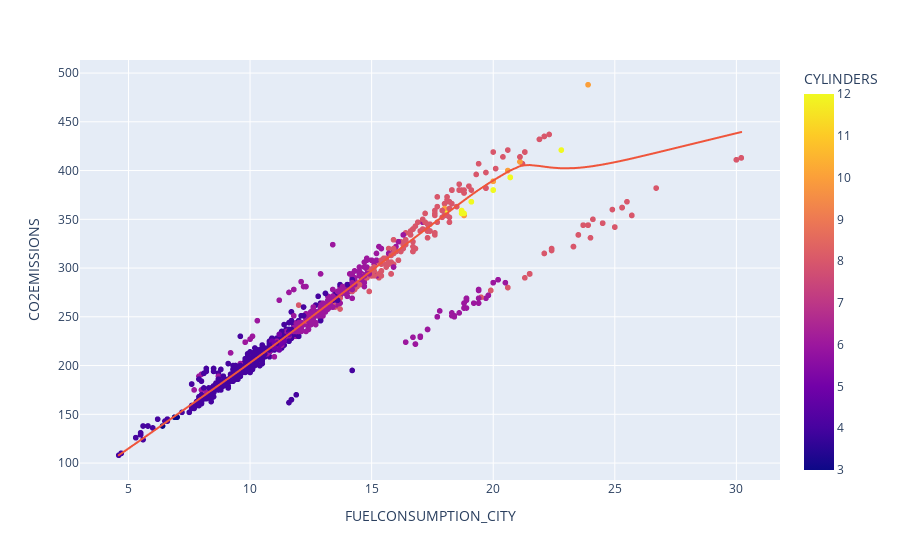

The code cell stored with this chart in its notebook:
### Code cell
import plotly.express as px

px.scatter(cdf, x='FUELCONSUMPTION_CITY', y='CO2EMISSIONS', color='CYLINDERS', trendline='lowess')

### Figure 1 — Plotly figure (JSON) as saved in the notebook; plotly's stock layout.template omitted (floating-point values rounded to 4 significant figures; data arrays with more than 128 entries replaced by an {"elided": "..."} marker saying what was removed)
{"data": [{"hovertemplate": "FUELCONSUMPTION_CITY=%{x}<br>CO2EMISSIONS=%{y}<br>CYLINDERS=%{marker.color}<extra></extra>", "legendgroup": "", "marker": {"color": {"elided": "1067 int values"}, "coloraxis": "coloraxis", "symbol": "circle"}, "mode": "markers", "name": "", "showlegend": false, "type": "scattergl", "x": {"elided": "1067 float values"}, "xaxis": "x", "y": {"elided": "1067 int values"}, "yaxis": "y"}, {"hovertemplate": "<b>LOWESS trendline</b><br><br>FUELCONSUMPTION_CITY=%{x}<br>CO2EMISSIONS=%{y} <b>(trend)</b><extra></extra>", "legendgroup": "", "marker": {"symbol": "circle"}, "mode": "lines", "name": "", "showlegend": false, "type": "scattergl", "x": {"elided": "1067 float values"}, "xaxis": "x", "y": {"elided": "1067 float values"}, "yaxis": "y"}], "layout": {"coloraxis": {"colorbar": {"title": {"text": "CYLINDERS"}}, "colorscale": [[0, "#0d0887"], [0.1111, "#46039f"], [0.2222, "#7201a8"], [0.3333, "#9c179e"], [0.4444, "#bd3786"], [0.5556, "#d8576b"], [0.6667, "#ed7953"], [0.7778, "#fb9f3a"], [0.8889, "#fdca26"], [1, "#f0f921"]]}, "legend": {"tracegroupgap": 0}, "margin": {"t": 60}, "xaxis": {"anchor": "y", "domain": [0, 1], "title": {"text": "FUELCONSUMPTION_CITY"}}, "yaxis": {"anchor": "x", "domain": [0, 1], "title": {"text": "CO2EMISSIONS"}}}}
